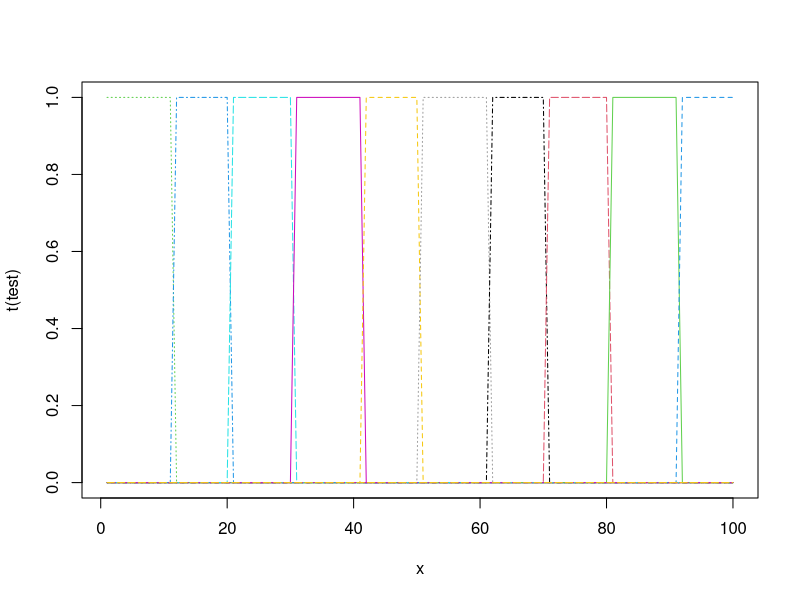

This figure's R source:
setwd("C:/Users/Axel/Dropbox/Etudes/PSY22MA BIS/Calcul Statistique sur ordinateur/PARTIE B/ProjetR")
t<- seq(0,0.99,0.01)
noeuds<- seq(-0.2,1.2,0.1)
bsplinebasis <- function(t,i,d){
  x<- 1:100
  test <- matrix(nrow=length(i), ncol=length(t))

  for (n in 1:length(i))
     {
  test[n,] <- i[n]<=t & i[n+1]>t
 
   }
test <- test+0

plot0<-matplot(x,t(test), type = c("l"),pch=1,col = 1:15) #plot
plot0
test
#return(list(test,plot0))
}
b0<-bsplinebasis(t,noeuds)
# bsplinebasis1<- function(b0,i,d){
#   
#   for (z in 1:length(i))
#     {
#   mat1 <- ((t-i[z])/(i[z+d]-i[z]))*b0 + ((i[z+d+1]-t) / (i[z+d+1] - i[z+1]))*b0[u+1]
#     } 
# }


#vecteur0<-sapply(t,degre0)  
  #return(vecteur0)


